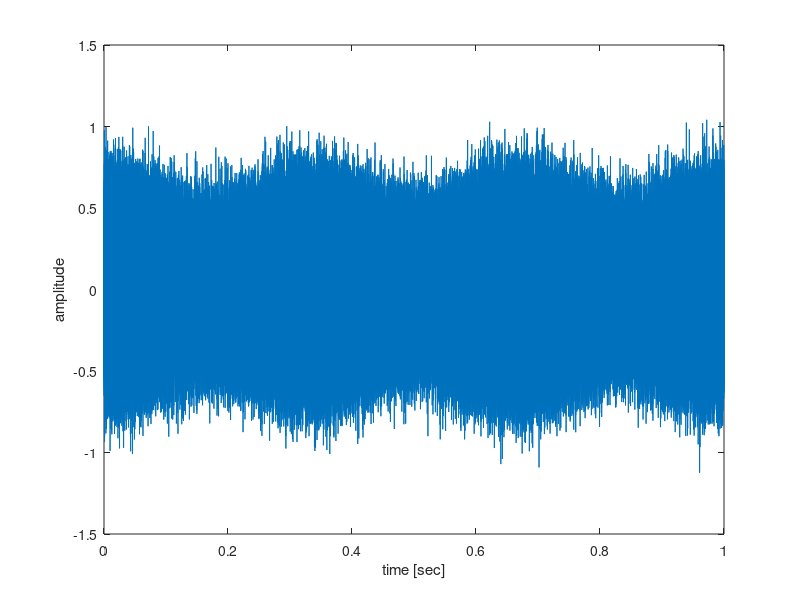
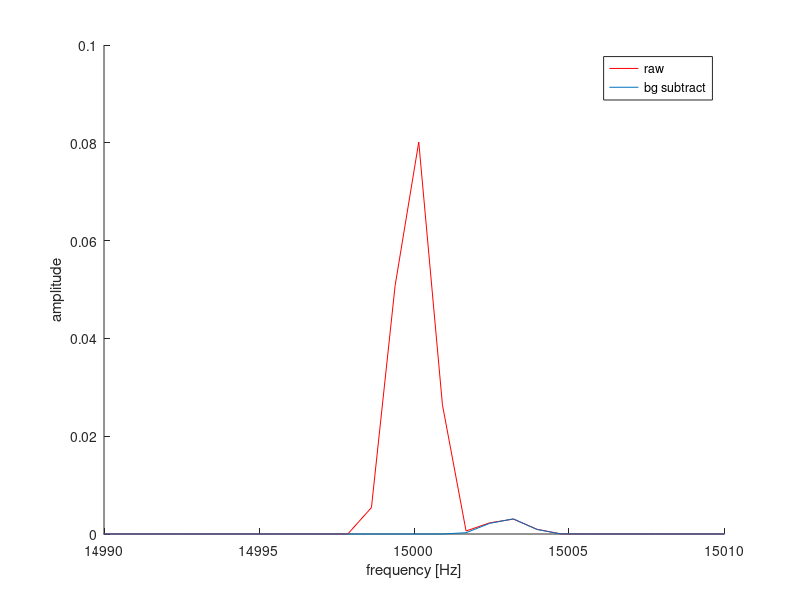

These figures' MATLAB source, in order: (Note: this script raises an error after producing the figures.)
function CWdoppler()
% Simulate Doppler spectrum
try % for GNU Octave
  pkg load signal
end

% recall DFT is samples of continuous DTFT
zeropadfactor = 1; %arbitrary, expensive way to increase DFT resolution. 
% eventually you'll run out of RAM if you want arbitrarily high precision

fb0 = 3; % Hz  arbitrary "true" Doppler frequency saught.
t1 = 1; % final time, t0=0 seconds
An = 0.1; % standard deviation of AWGN

ft = 15e3; %[Hz]
At = 0.5;

fb = ft + fb0; %[Hz]
Ab = 0.1;

fs = 100e3; %[Hz]
t = 0:1/fs:t1-1/fs;

xt = At*sin(2*pi*ft*t);
xbg = xt + An*randn(size(xt)); % we receive the transmitter with noise
% compute beat frequency 
xb = Ab*sin(2*pi*fb*t);
% compute noisy, jammed observatoin
y = xb + xbg + An*randn(size(xbg)); % each time you receive, we assume i.i.d. AWGN
%% Time
figure(1); clf(1)
plot(t,y)
xlabel('time [sec]')
ylabel('amplitude')

%% background subtract
ysub = y-xbg;

%% spectrogram
dt = 0.45; %seconds between time steps to plot (arbitrary)
dtw = 2*dt; % seconds to window
tstep = ceil(dt*fs);
wind = ceil(dtw*fs);
Nfft = 2^nextpow2(zeropadfactor*wind); 

if 0
figure(2);clf(2)
specgram(ysub,Nfft,fs,wind,wind-tstep);
colorbar
ylim([14990,15010])
end
%% periodogram
figure(3), clf(3), hold('on')

[Sraw,f] = pwelch(y,wind,0.5,Nfft,fs);
plot(f,Sraw,'r')

[Ssub,f] = pwelch(ysub,wind,0.5,Nfft,fs);
plot(f,Ssub)

xlim([14990,15010])
xlabel('frequency [Hz]')
ylabel('amplitude')
legend('raw','bg subtract')

%set(axsub,'ylim',get(axraw,'ylim'))
%% find target beat frequency
[pks,loc] = findpeaks(Ssub,'minpeakdistance',20); % minpeak distance speeds up computation
plot(f(loc),pks,'k*','markersize',12)

title(['Periodogram: Nfft=',int2str(Nfft),'.  f_b = ',num2str(f(loc(1))-ft,'%.3f'),' Hz.'])

end
